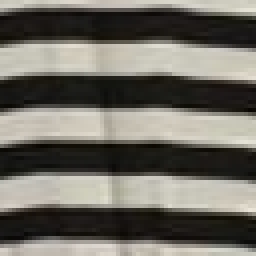
%> input picture matlab_script/test_patch.png, 64 x 64 px (shown 4 times larger)
$ octave --eval "result = myhistequal(imread('test_patch.png'));"   (GNU Octave 9; MATLAB toolbox functions it lacks are replaced by stand-ins)
%> lines starting %> are read from the running program, lines starting %| are printed output that depends on the picture
function y=myhistequal(x)
pr=imhist(x);
%> pr = 256 values, max 413 at index 23, min 0 at index 231, mean 48
l=length(pr);
%> l = 256
s=pr;
%> s has the same summary as pr
y=x;
%> y is the input picture: size 64x64x3 uint8; mean R, G, B 110.2, 107.2, 99.2
for i=2:l
    s(i)=s(i-1)+pr(i);
end
%> after the loop, s = 256 values from 5 to 12288
s=s./s(l);
%> s = 256 values from 0.000407 to 1
s=round(s*255);
%> s = 256 values from 0 to 255

for i=1:l
    y(find(x==i))=s(i);
end
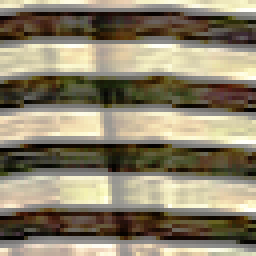
%> y: size 64x64x3 uint8 (shown 4 times larger); mean R, G, B 139.4, 130.1, 107.9
%> `result = myhistequal(imread('test_patch.png'));`:
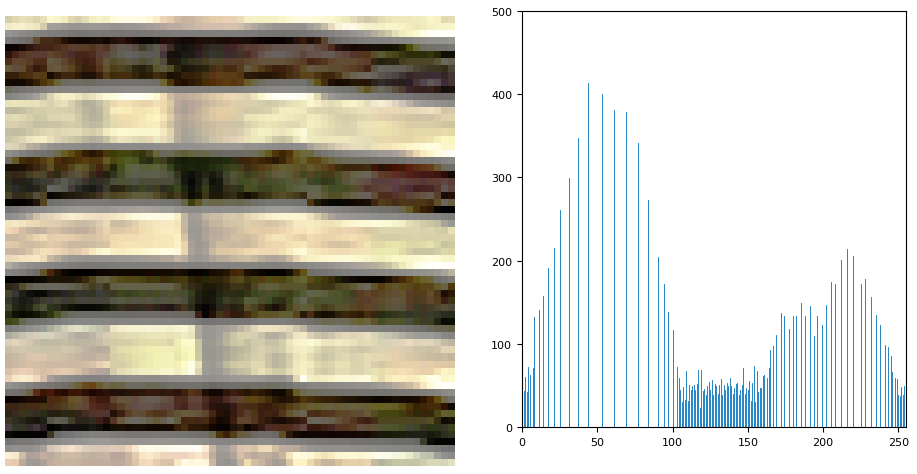
%> figure redrawn from the program's plot data, 2 panels

y=uint8(y);
figure,subplot(121),imshow(y);

subplot(122),imhist(y);
